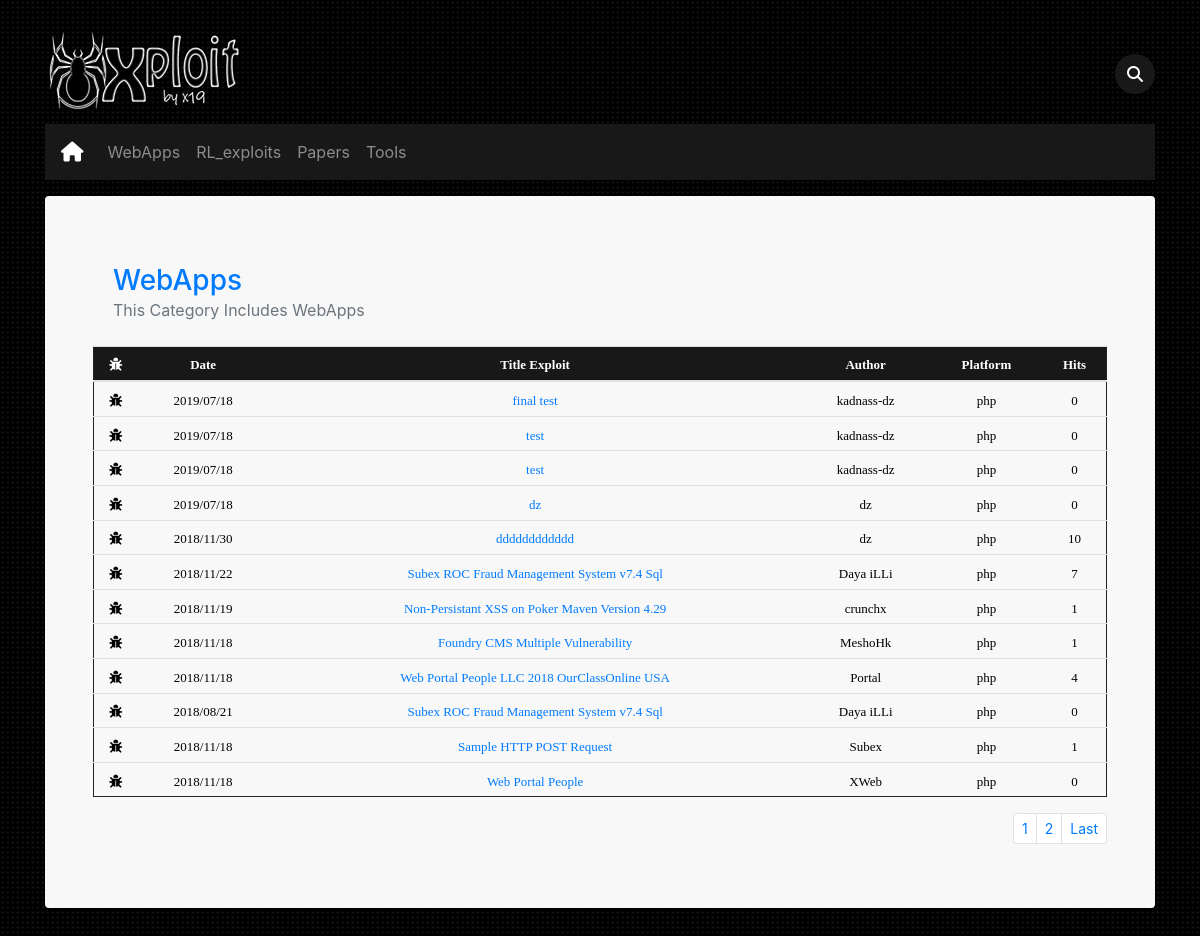
Screenshot of /WebApps/ with the database file from the repository.
### tables this page shows
CREATE TABLE `categery` (
  `id` int(11) NOT NULL,
  `name` varchar(255) NOT NULL
);

CREATE TABLE `post` (
  `id` int(11) NOT NULL,
  `cat` int(11) NOT NULL,
  `title` varchar(255) NOT NULL,
  `body` text NOT NULL,
  `author` varchar(255) NOT NULL,
  `tags` varchar(255) NOT NULL,
  `date` timestamp NOT NULL DEFAULT CURRENT_TIMESTAMP,
  `platform` text NOT NULL,
  `cate` text NOT NULL,
  `hits` int(11) NOT NULL
);

### inc/fonc.php (called while the page is built, shortened)
<?php
 function formatDate($date){
	return date('Y/m/d', strtotime($date));
}
 function chortxt($text,$chars = 50){
	$text=$text." ";
	$text =substr($text,0,$chars);
	$text =substr($text,0,strrpos($text,' '));
	$text=$text."  ";
	return $text ;
}
?>

### index.php (the view, shortened to what this page needs)
<!doctype html>
<html lang="en">
  <head>
    <link href="css/bootstrap.min.css" rel="stylesheet">
    <link href="css/xploit.css" rel="stylesheet">
    <link href="ic/css/all.css" rel="stylesheet">
  </head>
  <body>
  <div class="container">
<?php
include 'inc/fonc.php';
$sql = "SELECT * FROM categery";
$result =mysqli_query($con,$sql);
echo'<header class="blog-header py-3">
  <div class="row flex-nowrap justify-content-between align-items-center">
    <div class="col-4 pt-1">
      <div class="peShiner">
        <a class="text-muted" href="index.php"><img src="img/dz.png" class="img-fluid" data-color="white" /></a>
      </div>
    </div>
    <div class="col-4 d-flex justify-content-end align-items-center">
    <form method="get"  onsubmit="return prettySubmit(this, event);"  action="search">
      <div class="search-box">
            <input type="text" name="search" placeholder="Type to search" class="search-txt">
            <button  type="submit" class="search-btn"><i class="fas fa-search"></i></button>
        </div>
    </form>
   </div>
  </div>
<nav class="navbar navbar-expand-lg navbar-dark ">
  <a class="navbar-brand" href="#"><i class="fa fa-home"></i></a>
  <button class="navbar-toggler" type="button" data-toggle="collapse" data-target="#navbarNav" aria-controls="navbarNav" aria-expanded="false" aria-label="Toggle navigation">
  <span class="navbar-toggler-icon"></span>
  </button>
  <div class="collapse navbar-collapse" id="navbarNav">
    <ul class="navbar-nav">';
      while ($row =mysqli_fetch_assoc($result)) {
      echo '<li class="nav-item">
        <a class="nav-link" href="'.htmlspecialchars($row['name']).'/">'.htmlspecialchars($row['name']).'</a>
      </li>';
      }
      echo'
    </ul>
  </div>
</nav>
</header>
<div class="jumbotron p-3 p-md-5  rounded ">
';
  if (empty($_GET)){
echo'
<title>Xploits By x19</title>
<div class="cont">
  <div class="card-body d-flex flex-column align-items-start">
    <h3 class="mb-0">
    <a href="" style="text-decoration: none;"> WebApp</a>
    </h3>
    <div class="mb-1 text-muted">This Category Includes Exploits For Web Applications</div>
  </div>
  <div class="show">
    <table class="table table-sm table-hover">
      <thead>
        <tr >
          <th scope="col"><font color="white" face="Tahoma" size="2"><i class="fa fa-bug"></i></th>
          <th scope="col"><font color="white" face="Tahoma" size="2">Date</th>
          <th scope="col"><font color="white" face="Tahoma" size="2">Title Exploit</th>
          <th scope="col"><font color="white" face="Tahoma" size="2">Author</th>
          <th scope="col"><font color="white" face="Tahoma" size="2">Platform</th>
          <th scope="col"><font color="white" face="Tahoma" size="2">Hits</th>
        </tr>
      </thead>
      <tbody>';
        $sql = "SELECT * FROM  post WHERE cat=1 ORDER BY id DESC LIMIT 5 ";
        $result=mysqli_query($con,$sql);
        while  ($row =mysqli_fetch_assoc($result)) {
        echo ' <tr>
          <td ><font color="black" face="Tahoma" size="2"><i class="fa fa-bug"></i></font>
          </td>
          <td><font color="black" face="Tahoma" size="2">'.formatDate($row['date'] ).'</font>
          </td>
          <td><a href="exploit/'.$row['id'].'" ><font face="Tahoma"  size="2"> '.chortxt(htmlspecialchars($row['title'])).'</a></font>
        </td>
        <td><a href="author/'.htmlspecialchars($row['author']).'" ><font color="black" face="Tahoma" size="2">'.htmlspecialchars($row['author']).'</a></font>
      </td>
      <td ><font color="black" face="Tahoma" size="2"> '.htmlspecialchars($row['platform'] ).'</font>
      </td>
      <td ><font color="black" face="Tahoma" size="2"> '.htmlspecialchars($row['hits'] ).'</font>
      </td>
      ';
      }
    echo "</tr></tbody></table></div> ";
echo'<div class="cont">
  <div class="card-body d-flex flex-column align-items-start">
    <h3 class="mb-0">
    <a href="" style="text-decoration: none;"> Remote/Local </a>
    </h3>
    <div class="mb-1 text-muted">This Category Includes Exploits For Remote/Local </div>
  </div>
  <div class="show">
    <table class="table table-sm table-hover">
      <thead>
        <tr >
          <th scope="col"><font color="white" face="Tahoma" size="2"><i class="fa fa-bug"></i></th>
          <th scope="col"><font color="white" face="Tahoma" size="2">Date</th>
          <th scope="col"><font color="white" face="Tahoma" size="2">Title Exploit</th>
          <th scope="col"><font color="white" face="Tahoma" size="2">Author</th>
          <th scope="col"><font color="white" face="Tahoma" size="2">Platform</th>
          <th scope="col"><font color="white" face="Tahoma" size="2">Hits</th>
        </tr>
      </thead>
      <tbody>';
        $sql = "SELECT * FROM  post WHERE cat=2 ORDER BY id DESC LIMIT 5 ";
        $result=mysqli_query($con,$sql);
        while  ($row =mysqli_fetch_assoc($result)) {
        echo ' <tr>
          <td ><font color="black" face="Tahoma" size="2"><i class="fa fa-bug"></i></font>
            <td><font color="black" face="Tahoma" size="2">'.formatDate($row['date'] ).'</font>
            </td>
            <td><a href="exploit/'.$row['id'].'" ><font face="Tahoma"  size="2"> '.chortxt(htmlspecialchars($row['title'])).'</a></font>
          </td>
          <td><a href="author/'.htmlspecialchars($row['author']).'" ><font color="black" face="Tahoma" size="2">'.htmlspecialchars($row['author']).'</a></font>
        </td>
        <td ><font color="black" face="Tahoma" size="2"> '.htmlspecialchars($row['platform'] ).'</font>
        </td>
        <td ><font color="black" face="Tahoma" size="2"> '.htmlspecialchars($row['hits'] ).'</font>
        </td>
        ';
        }
      echo "</tr></tbody></table></div> ";
echo'<div class="cont">
  <div class="card-body d-flex flex-column align-items-start">
    <h3 class="mb-0">
    <a href="" style="text-decoration: none;"> Tools </a>
    </h3>
    <div class="mb-1 text-muted">This Category Includes Tools </div>
  </div>
  <div class="show">
    <table class="table table-sm table-hover">
      <thead>
        <tr >
          <th scope="col"><font color="white" face="Tahoma" size="2"><i class="fa fa-bug"></i></th>
          <th scope="col"><font color="white" face="Tahoma" size="2">Date</th>
          <th scope="col"><font color="white" face="Tahoma" size="2">Title Exploit</th>
          <th scope="col"><font color="white" face="Tahoma" size="2">Author</th>
          <th scope="col"><font color="white" face="Tahoma" size="2">Platform</th>
          <th scope="col"><font color="white" face="Tahoma" size="2">Hits</th>
        </tr>
      </thead>
      <tbody>';
        $sql = "SELECT * FROM  post WHERE cat=4 ORDER BY id DESC LIMIT 5 ";
        $result=mysqli_query($con,$sql);
        while  ($row =mysqli_fetch_assoc($result)) {
        echo ' <tr>
          <td ><font color="black" face="Tahoma" size="2"><i class="fa fa-bug"></i></font>
            <td><font color="black" face="Tahoma" size="2">'.formatDate($row['date'] ).'</font>
            </td>
            <td><a href="exploit/'.$row['id'].'" ><font face="Tahoma"  size="2"> '.chortxt(htmlspecialchars($row['title'])).'</a></font>
          </td>
          <td><a href="author/'.htmlspecialchars($row['author']).'" ><font color="black" face="Tahoma" size="2">'.htmlspecialchars($row['author']).'</a></font>
        </td>
        <td ><font color="black" face="Tahoma" size="2"> '.htmlspecialchars($row['platform'] ).'</font>
        </td>
        <td ><font color="black" face="Tahoma" size="2"> '.htmlspecialchars($row['hits'] ).'</font>
        </td>
        ';
        }
      echo "</tr></tbody></table></div> ";
  }
  elseif (isset($_GET['cat'])){
  $showRecordPerPage = 12;
  if(isset($_GET['pagin']) && !empty($_GET['pagin'])){
  $currentPage = (int)$_GET['pagin'];
  }else{
  $currentPage = 1;
  }
  $startFrom = ($currentPage * $showRecordPerPage) - $showRecordPerPage;
  $categerys=(int)$_GET['cat'];
  $sql= "SELECT * FROM post WHERE cat='$categerys'";
  $result=mysqli_query($con,$sql);
  $totalEmployee = mysqli_num_rows($result);
  $lastPage = ceil($totalEmployee/$showRecordPerPage);
  $nextPage = $currentPage + 1;
  $empSQL = "SELECT * FROM post WHERE cat='$categerys' ORDER BY id DESC LIMIT $startFrom, $showRecordPerPage";
  $empResult = mysqli_query($con, $empSQL);
  $count=mysqli_num_rows($empResult);
  $sql1="SELECT name FROM categery WHERE id='$categerys'";
  $result1=mysqli_query($con,$sql1);
  $rowcat= mysqli_fetch_assoc($result1);
  if($count>0){
  echo '
  <title>'.htmlspecialchars($rowcat['name']).'</title>
  <div class="cont">
    <div class="card-body d-flex flex-column align-items-start">
      <h3 class="mb-0">
      <a href="" style="text-decoration: none;">'.htmlspecialchars($rowcat['name']).'</a>
      </h3>
      <div class="mb-1 text-muted">This Category Includes '.htmlspecialchars($rowcat['name']).' </div>
    </div>
    <div class="show">
      <table class="table table-sm table-hover">
        <thead>
          <tr >
            <th scope="col"><font color="white" face="Tahoma" size="2"><i class="fa fa-bug"></i></th>
            <th scope="col"><font color="white" face="Tahoma" size="2">Date</th>
            <th scope="col"><font color="white" face="Tahoma" size="2">Title Exploit</th>
            <th scope="col"><font color="white" face="Tahoma" size="2">Author</th>
            <th scope="col"><font color="white" face="Tahoma" size="2">Platform</th>
            <th scope="col"><font color="white" face="Tahoma" size="2">Hits</th>
          </tr>
        </thead>
        <tbody>
          ';
          while($row= mysqli_fetch_assoc($empResult)){
          echo'<tr>
            <td ><font color="black" face="Tahoma" size="2"><i class="fa fa-bug"></i></font>
              <td><font color="black" face="Tahoma" size="2">'.formatDate($row['date'] ).'</font>
              </td>
              <td><a href="exploit/'.$row['id'].'" ><font face="Tahoma"  size="2"> '.chortxt(htmlspecialchars($row['title'])).'</a></font>
            </td>
            <td><a href="author/'.htmlspecialchars($row['author']).'" ><font color="black" face="Tahoma" size="2">'.htmlspecialchars($row['author']).'</a></font>
          </td>
          <td ><font color="black" face="Tahoma" size="2"> '.htmlspecialchars($row['platform'] ).'</font>
          </td>
          <td ><font color="black" face="Tahoma" size="2"> '.htmlspecialchars($row['hits'] ).'</font>
          </td>
          ';
          }
        echo "</tr></tbody></table></div> ";
        echo "
        <ul class='pagination pagination-sm justify-content-end'>
          ";
          echo  "
          <li class='page-item'>
            <a class='page-link' href='".htmlspecialchars($rowcat['name'])."/".$currentPage."'>".$currentPage."</a>
          </li>";
          if($currentPage != $lastPage) {
          echo  "
          <li class='page-item'>
            <a class='page-link' href='".htmlspecialchars($rowcat['name'])."/".$nextPage."'>".$nextPage."</a>
          </li>";
          echo  "
          <li class='page-item'>
            <a class='page-link' href='".htmlspecialchars($rowcat['name'])."/".$lastPage."'>
              <span aria-hidden='true'>Last</span>
            </a>
          </li>";
          }
          echo '
        </ul>
      </div>
      ';
      }
      else
      {
      echo "<div class='alert alert-danger text-center' role='alert'>404 Not Found</div> ";
      }
      }
else{
   echo "
   <title>404 Not Found</title>
   <div class='alert alert-danger text-center' role='alert'>404 Not Found</div> ";
}
?>
</div>
</div>
  </body>
  </html>

### css/xploit.css (style rules this page uses)
body { background-image:url(../img/dots.png); background-color:#000; background-repeat:repeat; background-attachment:scroll; background-position:left top; }
nav { background-color: #181818; }
.jumbotron { background-color: #f8f8f8; }
.show table { border: 1px solid ; text-decoration: none; text-align: center; }
.show thead { border: 1px solid rgba(0,0,0,0.1); background-color: #181818; }
.show tr { border: 1px solid #212529; }
.show a { text-decoration: none; }
.search-box { right: 50%; transform: translate(0%,10%); background-color: #181818; height: 40px; border-radius: 40px; }
.search-btn { border: none; color: white; float: right; width: 40px; height: 40px; border-radius: 50%; background-color: transparent; display: flex; justify-content: center; align-items: center; }

### rows the page displays
categery: name "WebApps"
categery: name "RL_exploits"
categery: name "Papers"
categery: name "Tools"
post: date "2019/07/18", title "final test", author "kadnass-dz", platform "php", hits "0"
post: date "2019/07/18", title "test", author "kadnass-dz", platform "php", hits "0"
post: date "2019/07/18", title "test", author "kadnass-dz", platform "php", hits "0"
post: date "2019/07/18", title "dz", author "dz", platform "php", hits "0"
post: date "2018/11/30", title "dddddddddddd", author "dz", platform "php", hits "10"
post: date "2018/11/22", title "Subex ROC Fraud Management System v7.4 Sql", author "Daya iLLi", platform "php", hits "7"
post: date "2018/11/19", title "Non-Persistant XSS on Poker Maven Version 4.29", author "crunchx", platform "php", hits "1"
post: date "2018/11/18", title "Foundry CMS Multiple Vulnerability", author "MeshoHk", platform "php", hits "1"
post: date "2018/11/18", title "Web Portal People LLC 2018 OurClassOnline USA", author "Portal", platform "php", hits "4"
post: date "2018/08/21", title "Subex ROC Fraud Management System v7.4 Sql", author "Daya iLLi", platform "php", hits "0"
post: date "2018/11/18", title "Sample HTTP POST Request", author "Subex", platform "php", hits "1"
post: date "2018/11/18", title "Web Portal People", author "XWeb", platform "php", hits "0"

### other values shown
$currentPage "1"
$nextPage "2"
